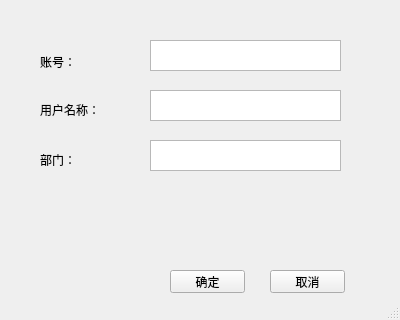
<?xml version="1.0" encoding="UTF-8"?>
<ui version="4.0">
 <class>ModiyfUserMainWindow</class>
 <widget class="QMainWindow" name="ModiyfUserMainWindow">
  <property name="geometry">
   <rect>
    <x>0</x>
    <y>0</y>
    <width>400</width>
    <height>320</height>
   </rect>
  </property>
  <property name="windowTitle">
   <string>MainWindow</string>
  </property>
  <widget class="QWidget" name="centralwidget">
   <widget class="QPushButton" name="pushButton">
    <property name="geometry">
     <rect>
      <x>170</x>
      <y>270</y>
      <width>75</width>
      <height>23</height>
     </rect>
    </property>
    <property name="text">
     <string>确定</string>
    </property>
   </widget>
   <widget class="QTextEdit" name="textEdit_2">
    <property name="geometry">
     <rect>
      <x>150</x>
      <y>90</y>
      <width>191</width>
      <height>31</height>
     </rect>
    </property>
   </widget>
   <widget class="QLabel" name="label">
    <property name="geometry">
     <rect>
      <x>40</x>
      <y>52</y>
      <width>81</width>
      <height>20</height>
     </rect>
    </property>
    <property name="text">
     <string>账号：</string>
    </property>
   </widget>
   <widget class="QTextEdit" name="textEdit">
    <property name="geometry">
     <rect>
      <x>150</x>
      <y>40</y>
      <width>191</width>
      <height>31</height>
     </rect>
    </property>
   </widget>
   <widget class="QPushButton" name="pushButton_2">
    <property name="geometry">
     <rect>
      <x>270</x>
      <y>270</y>
      <width>75</width>
      <height>23</height>
     </rect>
    </property>
    <property name="text">
     <string>取消</string>
    </property>
   </widget>
   <widget class="QLabel" name="label_2">
    <property name="geometry">
     <rect>
      <x>40</x>
      <y>100</y>
      <width>61</width>
      <height>20</height>
     </rect>
    </property>
    <property name="text">
     <string>用户名称：</string>
    </property>
   </widget>
   <widget class="QTextEdit" name="textEdit_3">
    <property name="geometry">
     <rect>
      <x>150</x>
      <y>140</y>
      <width>191</width>
      <height>31</height>
     </rect>
    </property>
   </widget>
   <widget class="QLabel" name="label_3">
    <property name="geometry">
     <rect>
      <x>40</x>
      <y>150</y>
      <width>61</width>
      <height>20</height>
     </rect>
    </property>
    <property name="text">
     <string>部门：</string>
    </property>
   </widget>
  </widget>
  <widget class="QStatusBar" name="statusbar"/>
 </widget>
 <resources/>
 <connections/>
</ui>
